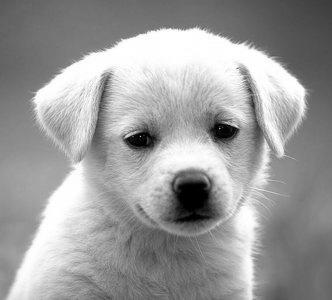
%> input picture bt/dog.jpg, 332 x 300 px
$ octave lab_02_convolution_dog.m   (GNU Octave 9; MATLAB toolbox functions it lacks are replaced by stand-ins)
%> lines starting %> are read from the running program, lines starting %| are printed output that depends on the picture
clear all;
dog = imread('dog.jpg');
%> dog is the input picture: size 300x332x3 uint8; min 0, max 255, mean 155.7
imshow(dog);
%figure;
figure;


%p = randi([0,0], 350, 350)
p = dog;
%conv = randi([0,0], 350, 350)
%[1, 2, 3; 4, 5, 6; 7, 2, 4 ;]
%newimage = [length(inputimage) + 2 , 4  , 5; 3, 5 , 5]
s = size(dog);
%> s = [300 332 3]
r = size(dog);
%> r = [300 332 3]

%kernel = [1, 1 ,1 ; 0, 0 ,0 ; -1, -1, -1];
%kernel = [1,0,-1;1,0,-1;1,0,-1];
kernel = uint8([1, 0 ,1 ; 1, 1 ,1 ; 0 , 1, 0])
%kernel = [0 0 0; 0 1 0 ; 0 0 0]
%concolution

for k = 2 : size(p,1) -1
    for l = 2 : size(p,2) -1
        r = p(k-1,l-1) * kernel;
        s(k,l) = sum(sum(r));
        %matrisesummen pr pixel
    end
end
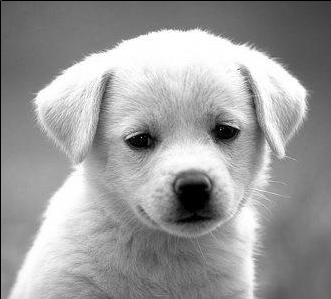
%> s: size 299x331 double; min 0, max 1530, mean 931.4; drawn with min black and max white
imshow(cast(s,"uint8"))
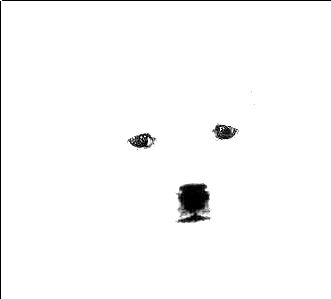
%> displayed picture: size 299x331, on the screen's scale of 0 to 255; min 0, max 255, mean 250.1

$ run again, with bt/failed_whitebalance.png saved as bt/dog.jpg
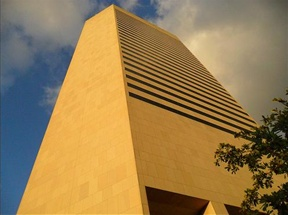
%> input picture bt/failed_whitebalance.png, 288 x 215 px
%> dog is the input picture: size 215x288x3 uint8; mean R, G, B 150.9, 124.5, 79.8
%> after the loop `for k = 2 : size(p,1) -1`:
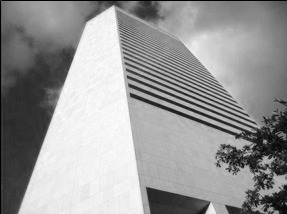
%> s: size 214x287 double; min 0, max 1512, mean 901.8; drawn with min black and max white
%> `imshow(cast(s,"uint8"))`:
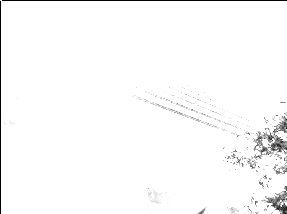
%> displayed picture: size 214x287, on the screen's scale of 0 to 255; min 0, max 255, mean 250
